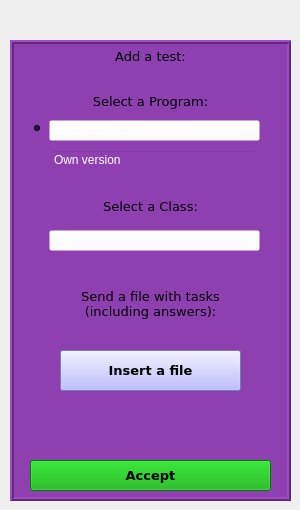
    <widget class="QWidget" name="recPage">
     <widget class="QLabel" name="addTestLbl">
      <property name="geometry">
       <rect>
        <x>10</x>
        <y>40</y>
        <width>281</width>
        <height>461</height>
       </rect>
      </property>
      <property name="font">
       <font>
        <family>Verdana</family>
        <pointsize>10</pointsize>
        <weight>50</weight>
        <bold>false</bold>
        <stylestrategy>PreferAntialias</stylestrategy>
        <kerning>true</kerning>
       </font>
      </property>
      <property name="autoFillBackground">
       <bool>false</bool>
      </property>
      <property name="styleSheet">
       <string notr="true">background-color: rgb(142, 64, 177);
</string>
      </property>
      <property name="frameShape">
       <enum>QFrame::Box</enum>
      </property>
      <property name="frameShadow">
       <enum>QFrame::Raised</enum>
      </property>
      <property name="lineWidth">
       <number>2</number>
      </property>
      <property name="text">
       <string>Add a test:


Select a Program:






Select a Class:





Send a file with tasks
(including answers):</string>
      </property>
      <property name="alignment">
       <set>Qt::AlignHCenter|Qt::AlignTop</set>
      </property>
      <property name="wordWrap">
       <bool>true</bool>
      </property>
     </widget>
     <widget class="QComboBox" name="selectProgramBox">
      <property name="geometry">
       <rect>
        <x>49</x>
        <y>120</y>
        <width>211</width>
        <height>21</height>
       </rect>
      </property>
      <property name="styleSheet">
       <string notr="true">background-color: rgba(255, 255, 255, 0);
color: rgb(255, 255, 255);</string>
      </property>
      <property name="editable">
       <bool>false</bool>
      </property>
      <property name="currentIndex">
       <number>0</number>
      </property>
      <property name="minimumContentsLength">
       <number>0</number>
      </property>
      <property name="duplicatesEnabled">
       <bool>false</bool>
      </property>
      <property name="frame">
       <bool>true</bool>
      </property>
      <property name="modelColumn">
       <number>0</number>
      </property>
      <item>
       <property name="text">
        <string>Mathematics</string>
       </property>
      </item>
      <item>
       <property name="text">
        <string>Russian language</string>
       </property>
      </item>
      <item>
       <property name="text">
        <string>Surrounding world</string>
       </property>
      </item>
      <item>
       <property name="text">
        <string>English language</string>
       </property>
      </item>
      <item>
       <property name="text">
        <string>Literature</string>
       </property>
      </item>
      <item>
       <property name="text">
        <string>Logical thinking</string>
       </property>
      </item>
     </widget>
     <widget class="QRadioButton" name="selectRBtn">
      <property name="geometry">
       <rect>
        <x>30</x>
        <y>120</y>
        <width>16</width>
        <height>17</height>
       </rect>
      </property>
      <property name="styleSheet">
       <string notr="true">background-color: rgba(0, 0, 0, 0);</string>
      </property>
      <property name="text">
       <string/>
      </property>
      <property name="checked">
       <bool>true</bool>
      </property>
     </widget>
     <widget class="QRadioButton" name="mainSelectRBtn">
      <property name="geometry">
       <rect>
        <x>30</x>
        <y>150</y>
        <width>91</width>
        <height>17</height>
       </rect>
      </property>
      <property name="styleSheet">
       <string notr="true">background-color: rgba(255, 255, 255, 0);
color: rgb(255, 255, 255);</string>
      </property>
      <property name="text">
       <string/>
      </property>
     </widget>
     <widget class="QComboBox" name="selectClassBox">
      <property name="geometry">
       <rect>
        <x>49</x>
        <y>230</y>
        <width>211</width>
        <height>21</height>
       </rect>
      </property>
      <property name="styleSheet">
       <string notr="true">background-color: rgba(255, 255, 255, 0);
color: rgb(255, 255, 255);</string>
      </property>
      <item>
       <property name="text">
        <string>1</string>
       </property>
      </item>
      <item>
       <property name="text">
        <string>2</string>
       </property>
      </item>
      <item>
       <property name="text">
        <string>3</string>
       </property>
      </item>
      <item>
       <property name="text">
        <string>4</string>
       </property>
      </item>
      <item>
       <property name="text">
        <string>5</string>
       </property>
      </item>
      <item>
       <property name="text">
        <string>6</string>
       </property>
      </item>
      <item>
       <property name="text">
        <string>7</string>
       </property>
      </item>
      <item>
       <property name="text">
        <string>8</string>
       </property>
      </item>
      <item>
       <property name="text">
        <string>9</string>
       </property>
      </item>
      <item>
       <property name="text">
        <string>10</string>
       </property>
      </item>
      <item>
       <property name="text">
        <string>11</string>
       </property>
      </item>
     </widget>
     <widget class="QLineEdit" name="ownVersionEdit">
      <property name="geometry">
       <rect>
        <x>51</x>
        <y>150</y>
        <width>205</width>
        <height>20</height>
       </rect>
      </property>
      <property name="font">
       <font>
        <weight>50</weight>
        <italic>false</italic>
        <bold>false</bold>
        <underline>false</underline>
        <strikeout>false</strikeout>
        <kerning>true</kerning>
       </font>
      </property>
      <property name="autoFillBackground">
       <bool>false</bool>
      </property>
      <property name="styleSheet">
       <string notr="true">background-color: rgba(255, 255, 255, 0);
color: rgb(255, 255, 255);</string>
      </property>
      <property name="text">
       <string>Own version</string>
      </property>
      <property name="frame">
       <bool>true</bool>
      </property>
      <property name="echoMode">
       <enum>QLineEdit::Normal</enum>
      </property>
      <property name="cursorPosition">
       <number>11</number>
      </property>
      <property name="readOnly">
       <bool>false</bool>
      </property>
     </widget>
     <widget class="QPushButton" name="insertFileBtn">
      <property name="geometry">
       <rect>
        <x>60</x>
        <y>350</y>
        <width>181</width>
        <height>41</height>
       </rect>
      </property>
      <property name="font">
       <font>
        <family>Verdana</family>
        <pointsize>10</pointsize>
        <weight>75</weight>
        <bold>true</bold>
       </font>
      </property>
      <property name="autoFillBackground">
       <bool>false</bool>
      </property>
      <property name="styleSheet">
       <string notr="true">background-color: rgb(170, 170, 255);</string>
      </property>
      <property name="text">
       <string>Insert a file</string>
      </property>
      <property name="autoDefault">
       <bool>false</bool>
      </property>
      <property name="default">
       <bool>false</bool>
      </property>
      <property name="flat">
       <bool>false</bool>
      </property>
     </widget>
     <widget class="QPushButton" name="acceptBtn">
      <property name="geometry">
       <rect>
        <x>30</x>
        <y>460</y>
        <width>241</width>
        <height>31</height>
       </rect>
      </property>
      <property name="font">
       <font>
        <family>Verdana</family>
        <pointsize>10</pointsize>
        <weight>75</weight>
        <bold>true</bold>
       </font>
      </property>
      <property name="styleSheet">
       <string notr="true">background-color: rgb(0, 170, 0);</string>
      </property>
      <property name="text">
       <string>Accept</string>
      </property>
      <property name="checkable">
       <bool>false</bool>
      </property>
      <property name="checked">
       <bool>false</bool>
      </property>
      <property name="autoRepeat">
       <bool>false</bool>
      </property>
      <property name="autoExclusive">
       <bool>false</bool>
      </property>
      <property name="default">
       <bool>false</bool>
      </property>
     </widget>
    </widget>
